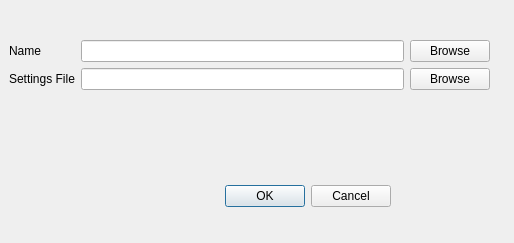
<?xml version="1.0" encoding="UTF-8"?>
<ui version="4.0">
 <class>NewProjectDialog</class>
 <widget class="QDialog" name="NewProjectDialog">
  <property name="geometry">
   <rect>
    <x>0</x>
    <y>0</y>
    <width>514</width>
    <height>243</height>
   </rect>
  </property>
  <property name="windowTitle">
   <string>New Project</string>
  </property>
  <widget class="QDialogButtonBox" name="buttonBox">
   <property name="geometry">
    <rect>
     <x>50</x>
     <y>180</y>
     <width>341</width>
     <height>32</height>
    </rect>
   </property>
   <property name="orientation">
    <enum>Qt::Horizontal</enum>
   </property>
   <property name="standardButtons">
    <set>QDialogButtonBox::Cancel|QDialogButtonBox::Ok</set>
   </property>
  </widget>
  <widget class="QWidget" name="formLayoutWidget">
   <property name="geometry">
    <rect>
     <x>9</x>
     <y>40</y>
     <width>481</width>
     <height>111</height>
    </rect>
   </property>
   <layout class="QFormLayout" name="formLayout">
    <property name="fieldGrowthPolicy">
     <enum>QFormLayout::AllNonFixedFieldsGrow</enum>
    </property>
    <item row="0" column="0">
     <widget class="QLabel" name="nameLabel">
      <property name="text">
       <string>Name</string>
      </property>
     </widget>
    </item>
    <item row="1" column="0">
     <widget class="QLabel" name="settingsFileLabel">
      <property name="text">
       <string>Settings File</string>
      </property>
     </widget>
    </item>
    <item row="0" column="1">
     <layout class="QGridLayout" name="nameGridLayout">
      <item row="0" column="1">
       <widget class="QPushButton" name="namePushButton">
        <property name="text">
         <string>Browse</string>
        </property>
       </widget>
      </item>
      <item row="0" column="0">
       <widget class="QLineEdit" name="nameLineEdit"/>
      </item>
     </layout>
    </item>
    <item row="1" column="1">
     <layout class="QGridLayout" name="settingsFileGridLayout">
      <item row="0" column="1">
       <widget class="QPushButton" name="settingsFilePushButton">
        <property name="text">
         <string>Browse</string>
        </property>
       </widget>
      </item>
      <item row="0" column="0">
       <widget class="QLineEdit" name="settingsFileLineEdit"/>
      </item>
     </layout>
    </item>
   </layout>
  </widget>
 </widget>
 <resources/>
 <connections>
  <connection>
   <sender>buttonBox</sender>
   <signal>accepted()</signal>
   <receiver>NewProjectDialog</receiver>
   <slot>accept()</slot>
   <hints>
    <hint type="sourcelabel">
     <x>248</x>
     <y>254</y>
    </hint>
    <hint type="destinationlabel">
     <x>157</x>
     <y>274</y>
    </hint>
   </hints>
  </connection>
  <connection>
   <sender>buttonBox</sender>
   <signal>rejected()</signal>
   <receiver>NewProjectDialog</receiver>
   <slot>reject()</slot>
   <hints>
    <hint type="sourcelabel">
     <x>316</x>
     <y>260</y>
    </hint>
    <hint type="destinationlabel">
     <x>286</x>
     <y>274</y>
    </hint>
   </hints>
  </connection>
 </connections>
</ui>
